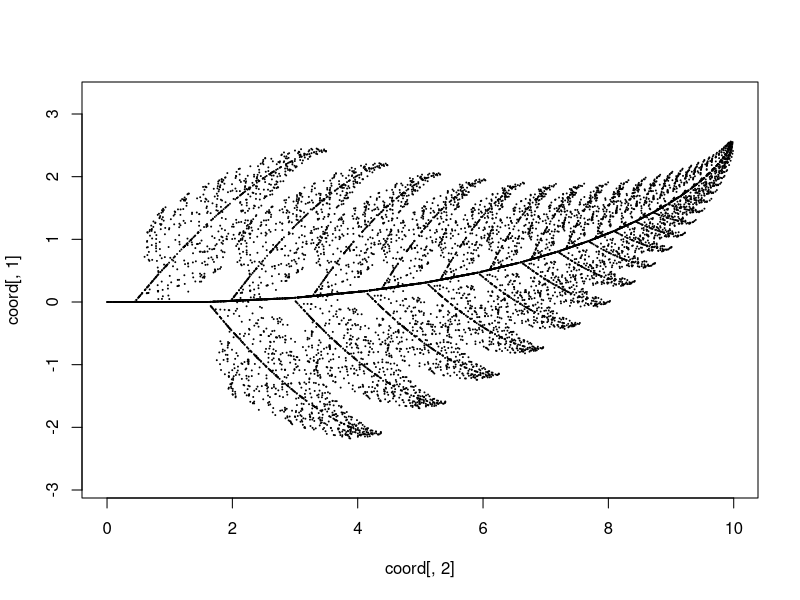

This chart was generated by the following R code:
rm(list = ls())
# 遞迴次數
iter = 10000
# 設定起始點 p 為 (0, 0) 的行向量。(以矩陣表示)
p = matrix(c(0, 0), ncol = 1)

coord = rbind(data.frame(), t(p))
for (i in 1:iter) {
        indicator <- runif(1)
        if (indicator <= 0.05) {
                m = matrix(c(0, 0, 0, 0.16), nrow = 2, ncol = 2)
                const = matrix(c(0, 0), ncol = 1)
        } else if (indicator > 0.05 && indicator <= 0.86){
                m = matrix(c(0.85, -0.04, 0.04, 0.85), nrow = 2, ncol = 2)
                const = matrix(c(0, 1.6), ncol = 1)
        } else if (indicator > 0.86 && indicator <= 0.93) {
                m = matrix(c(0.2, 0.23, -0.26, 0.22), nrow = 2, ncol = 2)
                const = matrix(c(0, 1.6), ncol = 1)
        } else {
                m = matrix(c(-0.15, 0.26, 0.28, 0.24), nrow = 2, ncol = 2)
                const = matrix(c(0, 0.44), ncol = 1)
        }
        p = m %*% p + const
        coord = rbind(coord, t(p))
}

plot(x = coord[, 2], y = coord[, 1], plt = c(0, 10, -5, 5), cex = 0.1, asp = 1)